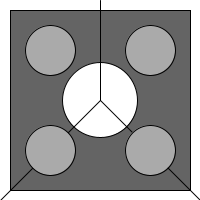
Frame 1 (no input)
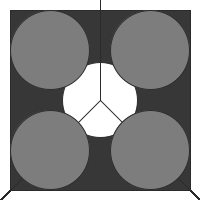
Frame 60 (the mouse pressed at the canvas centre just before this capture)
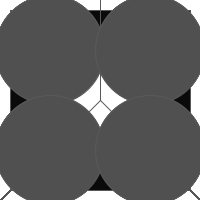
Frame 120 (the mouse held since frame 60 and released just before this capture)

The Processing sketch that drew these frames (run headless with seeded random() and noise(); from frame 60 on, the mouse is pressed at the canvas centre):

// Processing sketch: Exercise4_4
// ── Exercise4_4.pde
int center = 100;
float balldiam = 50;
float colorChange;
void setup() {
  size(200,200);
  smooth();
  background(255);
}

void draw() {

  // center ball
  rectMode(CENTER);
  fill(100+colorChange);
  rect(center,center,180,180);
  ellipseMode(CENTER);
  fill(255);
  ellipse(center,center,75,75);
  
  
  // corner
  
  line(100,0,100,100);
  line(center,center,0,200);
  line(center,center,200,200);
  
  
  // circles
  fill(170 + colorChange);
  stroke(0 - colorChange);
  strokeWeight(1);
  ellipseMode(CENTER);
  ellipse(50,50,balldiam,balldiam);
  ellipse(150,50,balldiam,balldiam);
  ellipse(50,150,balldiam,balldiam);
  ellipse(150,150,balldiam,balldiam);
  
  balldiam = balldiam + 0.5;
  colorChange = colorChange - 0.75;
}
